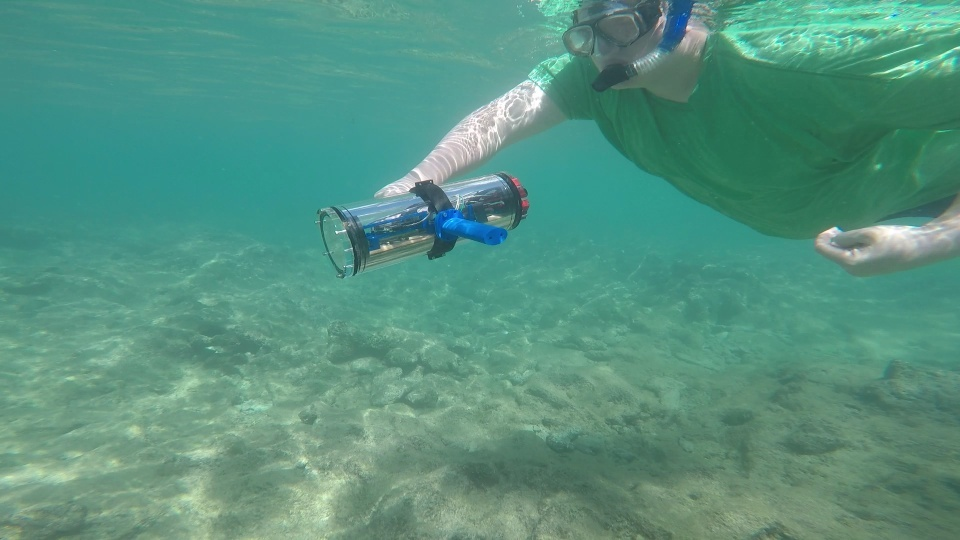
%> input picture images/d_r_122_.jpg, 960 x 540 px
$ octave --eval "result = FADE(imread('../../../images/d_r_122_.jpg'));"   (GNU Octave 9; MATLAB toolbox functions it lacks are replaced by stand-ins)
%> lines starting %> are read from the running program, lines starting %| are printed output that depends on the picture
function [D, D_map] = FADE(I)
    % Input: a test image, I
    % Output: perceptual fog density D and fog density map D_map
    % Detail explanation:
    % L. K. Choi, J. You, and A. C. Bovik, "Referenceless Prediction of Perceptual Fog Density and Perceptual Image Defogging",
    % IEEE Transactions on Image Processing, to appear (2015).

    %% Basic setup
            ps                      = 8;                                            % patch size 8 x 8 pixels
        % Size of a test image for checking possilbe distinct patches
            [row ,col ,dim]           = size(I);
%> row = 540; col = 960; dim = 3
            patch_row_num           = floor(row/ps);
%> patch_row_num = 67
            patch_col_num           = floor(col/ps);
%> patch_col_num = 120
            I                       = I(1:patch_row_num*ps,1:patch_col_num*ps,1:3);
            [row, col ,dim]           = size(I);
%> row = 536
            patch_row_num           = floor(row/ps);
            patch_col_num           = floor(col/ps);
            I                       = I(1:patch_row_num*ps,1:patch_col_num*ps,1:3);
        % RGB and gray channel
            R                       = double(I(:,:,1));                             % Red
            G                       = double(I(:,:,2));                             % Green
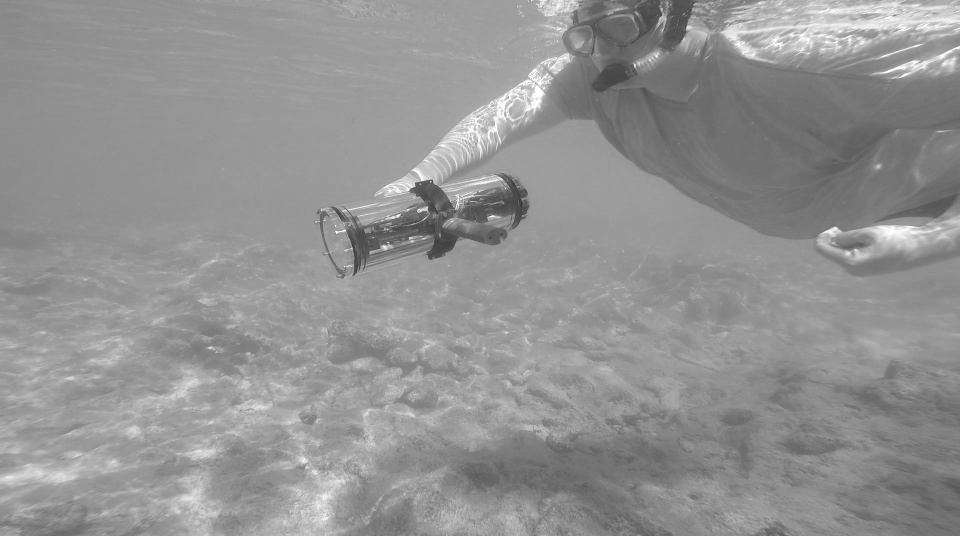
%> G: size 536x960 double; min 54, max 255, mean 146.5
            B                       = double(I(:,:,3));                             % Blue
            Ig                      = double(rgb2gray(I));                          % Gray
        % Dark channel prior image: Id, pixel-wise, scaled to [0 1]
            Irn                     = R./255;
            Ign                     = G./255;
            Ibn                     = B./255;
            Id                      = min(min(Irn,Ign),Ibn);
        % HSV color space: saturation image: Is
            I_hsv                   = rgb2hsv(I);
%> I_hsv: size 536x960x3 double; mean H, S, V 0.438, 0.424, 0.577
            Is                      = I_hsv(:,:,2);
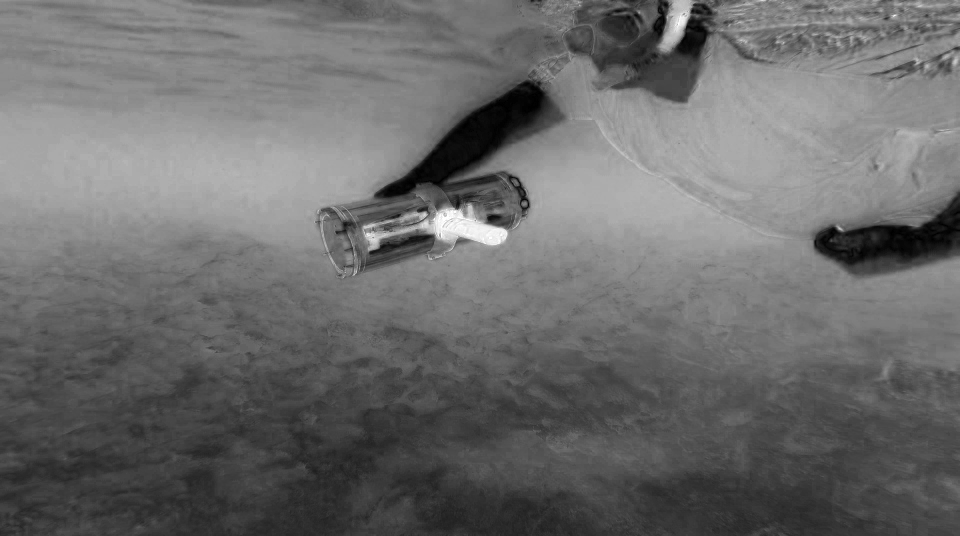
%> Is: size 536x960 double; min 0, max 1, mean 0.424
        % MSCN
            MSCN_window             = fspecial('gaussian',7,7/6);
            MSCN_window             = MSCN_window/sum(sum(MSCN_window));
            warning('off');
            mu                      = imfilter(Ig,MSCN_window,'replicate');
            mu_sq                   = mu.*mu;
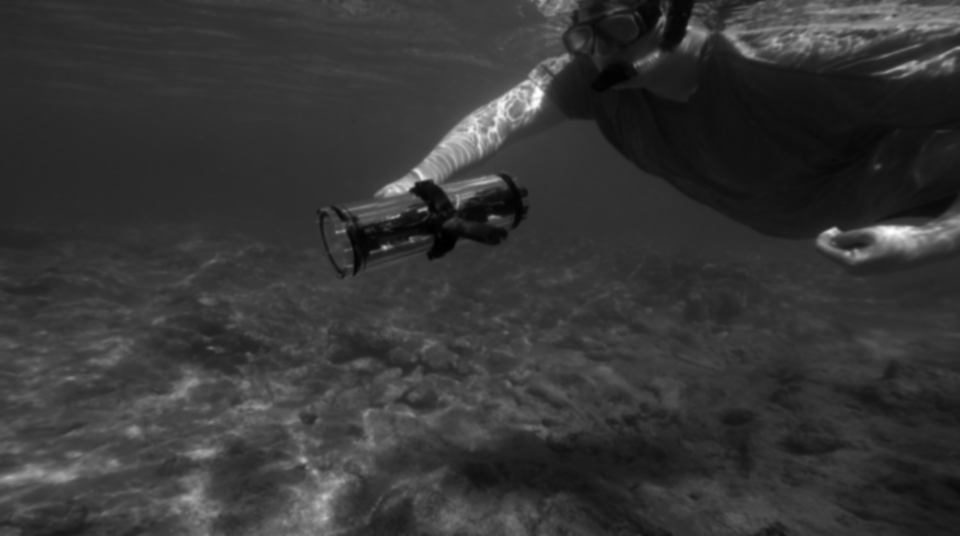
%> mu_sq: size 536x960 double; min 3336.5, max 64270.8, mean 16431.4; drawn with min black and max white
            sigma                   = sqrt(abs(imfilter(Ig.*Ig,MSCN_window,'replicate') - mu_sq));
            MSCN                    = (Ig-mu)./(sigma+1);
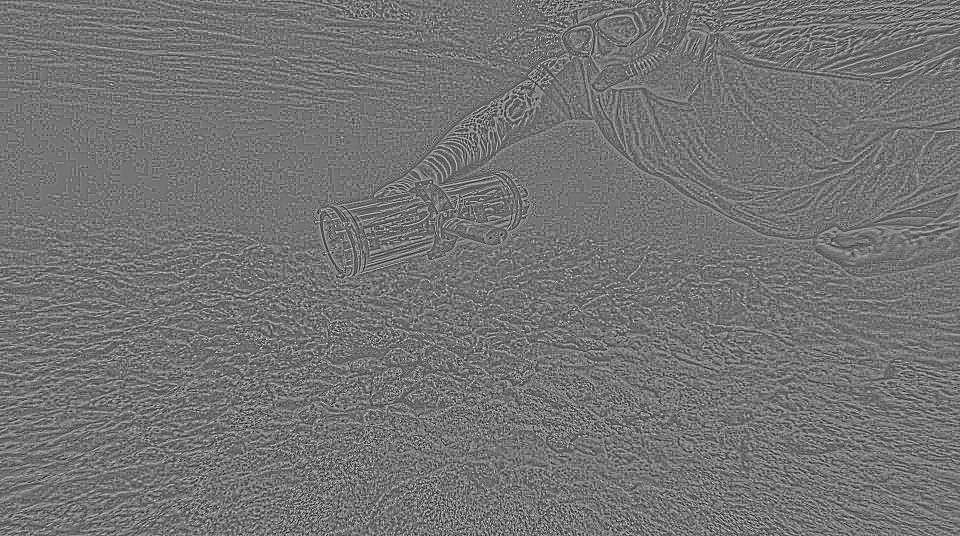
%> MSCN: size 536x960 double; min -2.01, max 2.38, mean -0.00978; drawn with min black and max white
            cv                      = sigma./mu;
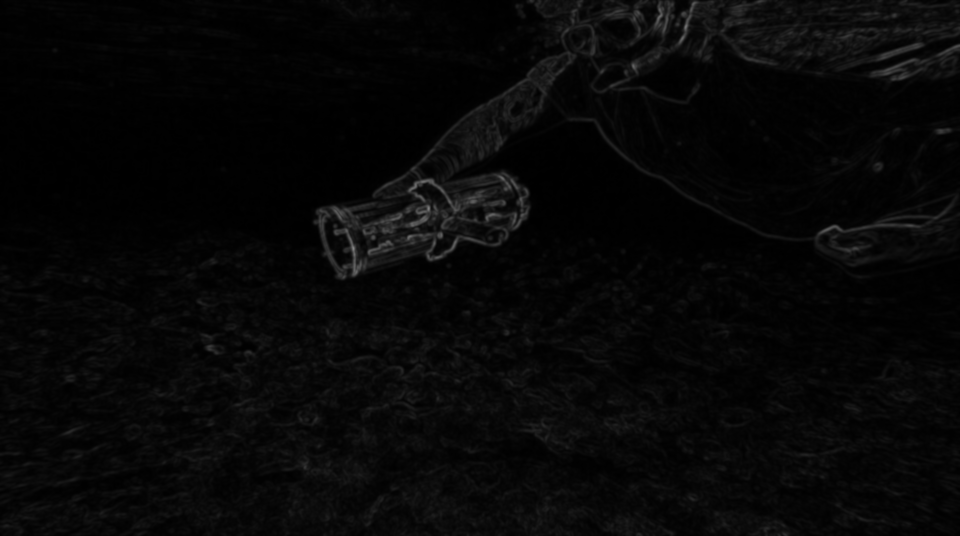
%> cv: size 536x960 double; min 0, max 0.522, mean 0.0298
        % rg and by channel
            rg                      = R-G;
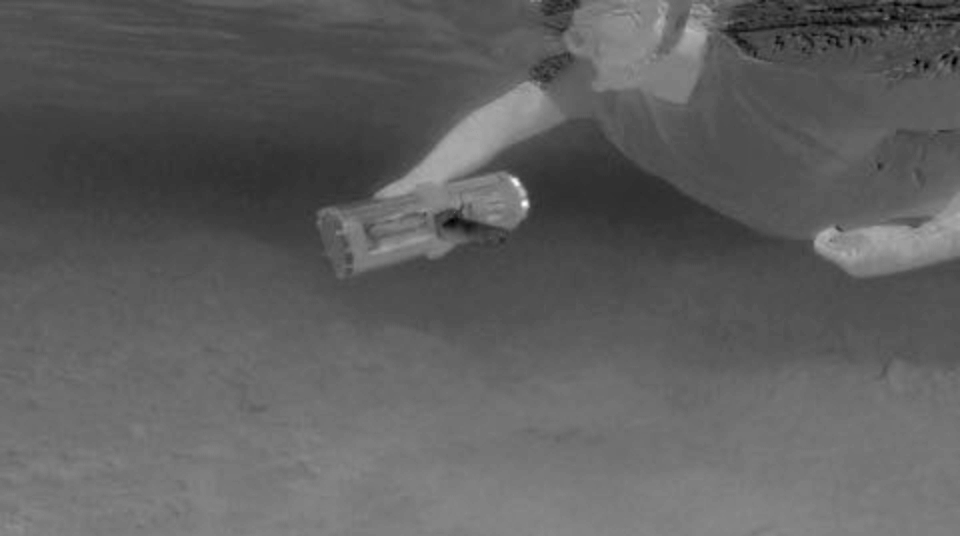
%> rg: size 536x960 double; min -155, max 97, mean -60.7; drawn with min black and max white
            by                      = 0.5*(R+G)-B;
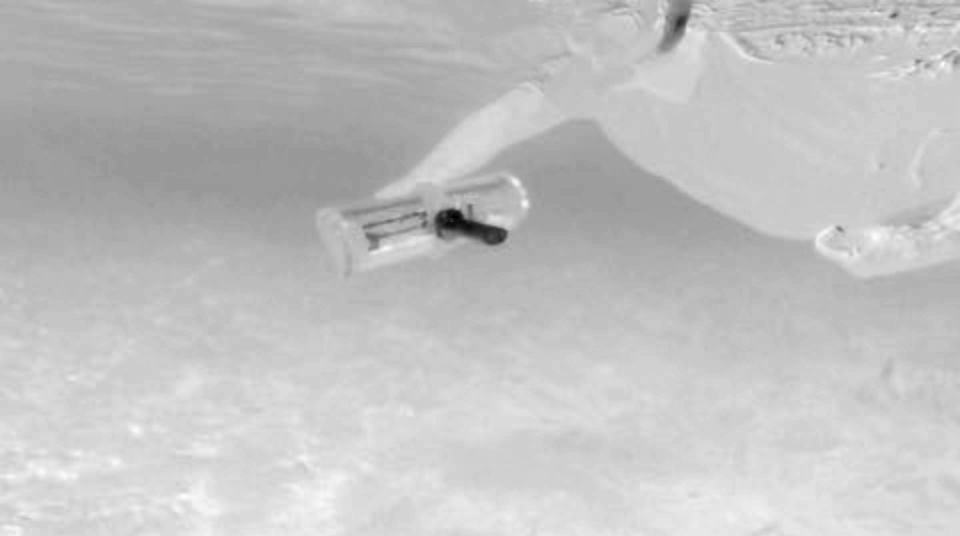
%> by: size 536x960 double; min -165, max 36, mean -12.1; drawn with min black and max white

    %% Fog aware statistical feature extraction
        % f1
            MSCN_var                = reshape(var(im2col(MSCN, [ps ps], 'distinct')),[row col]/ps);
        % f2,f3
            MSCN_V_pair_col         = im2col((MSCN.*circshift(MSCN,[1 0])),[ps ps], 'distinct'); %vertical
            MSCN_V_pair_col_temp1   = MSCN_V_pair_col; MSCN_V_pair_col_temp1(MSCN_V_pair_col_temp1>0)=NaN;
            MSCN_V_pair_col_temp2   = MSCN_V_pair_col; MSCN_V_pair_col_temp2(MSCN_V_pair_col_temp2<0)=NaN;
            MSCN_V_pair_L_var       = reshape(var(MSCN_V_pair_col_temp1),[row col]/ps);
%> MSCN_V_pair_L_var: size 67x120 double; every value is NaN or infinite
            MSCN_V_pair_R_var       = reshape(var(MSCN_V_pair_col_temp2),[row col]/ps);
        % f4
            Mean_sigma              = reshape(mean(im2col(sigma, [ps ps], 'distinct')),[row col]/ps);
        % f5
            Mean_cv                 = reshape(mean(im2col(cv, [ps ps], 'distinct')),[row col]/ps);
        % f6, f7, f8
%> (the run ends here)

$ run again, on images/d_r_135_.jpg
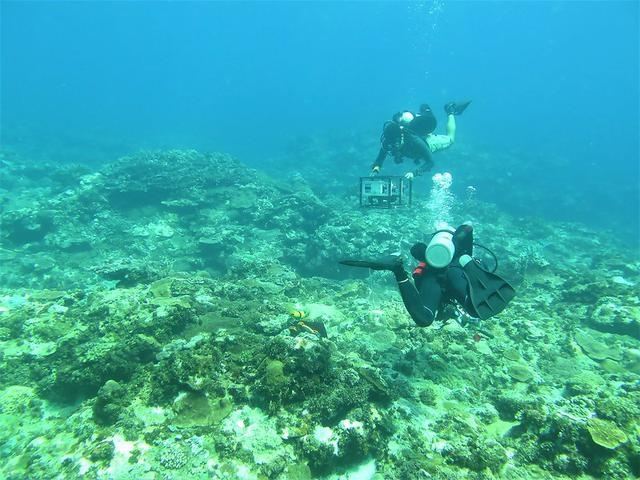
%> input picture images/d_r_135_.jpg, 640 x 480 px
%> in FADE, I is the input picture: size 480x640x3 uint8; mean R, G, B 56.3, 173.1, 168.2
%> I_hsv: size 480x640x3 double; mean H, S, V 0.48, 0.708, 0.74
%> in FADE, `rg                      = R-G;`:
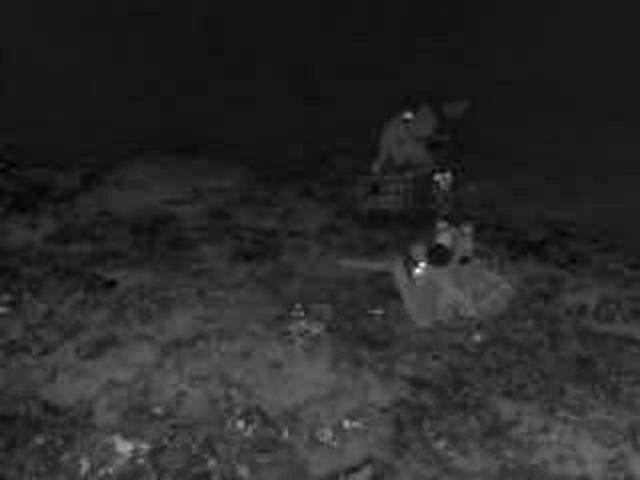
%> rg: size 480x640 double; min -161, max 108, mean -116.7; drawn with min black and max white
%> in FADE, `by                      = 0.5*(R+G)-B;`:
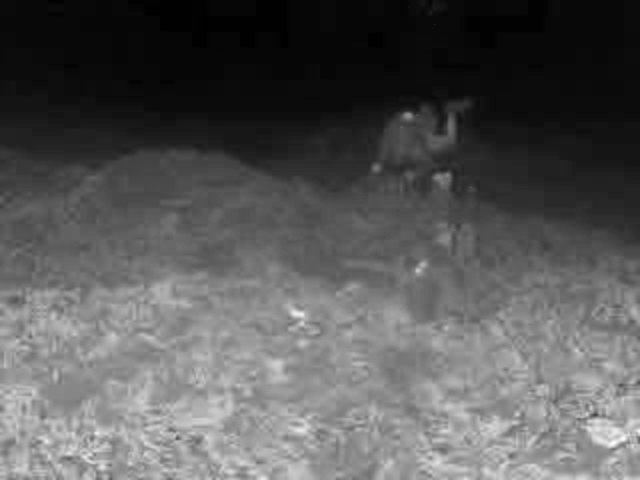
%> by: size 480x640 double; min -124.5, max 80, mean -53.5; drawn with min black and max white
%> MSCN_V_pair_L_var: size 60x80 double; every value is NaN or infinite

$ run again, on images/d_r_144_.jpg
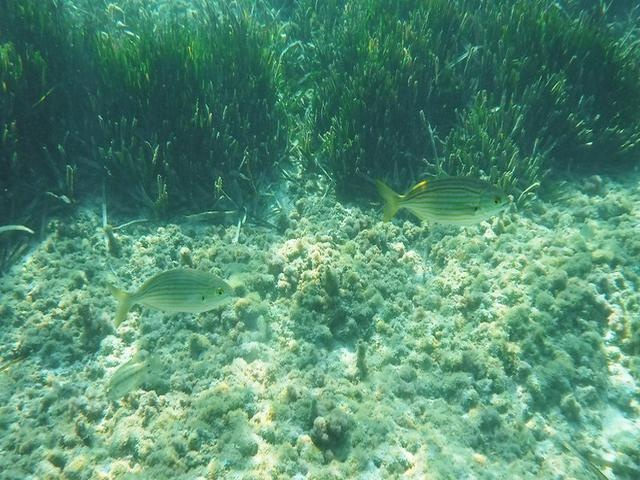
%> input picture images/d_r_144_.jpg, 640 x 480 px
%> in FADE, I is the input picture: size 480x640x3 uint8; mean R, G, B 86.2, 141.9, 115.5
%> I_hsv: size 480x640x3 double; mean H, S, V 0.42, 0.444, 0.557
%> in FADE, `rg                      = R-G;`:
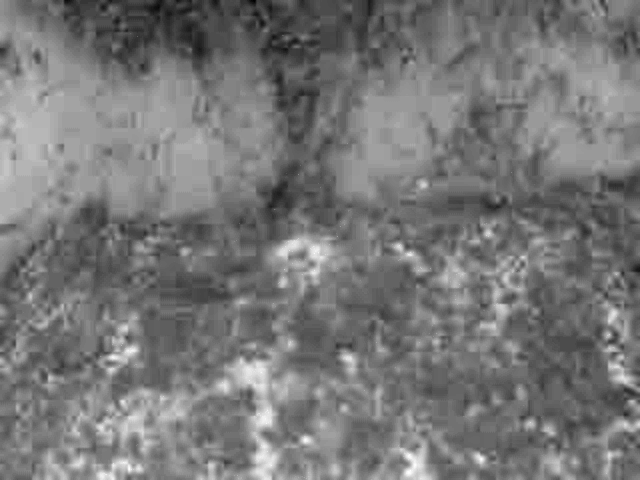
%> rg: size 480x640 double; min -104, max -1, mean -55.73; drawn with min black and max white
%> in FADE, `by                      = 0.5*(R+G)-B;`:
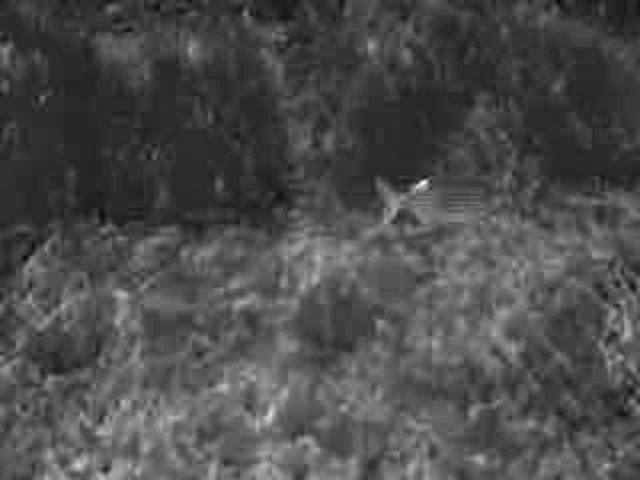
%> by: size 480x640 double; min -43.5, max 96.5, mean -1.4; drawn with min black and max white
%> MSCN_V_pair_L_var: size 60x80 double; every value is NaN or infinite
